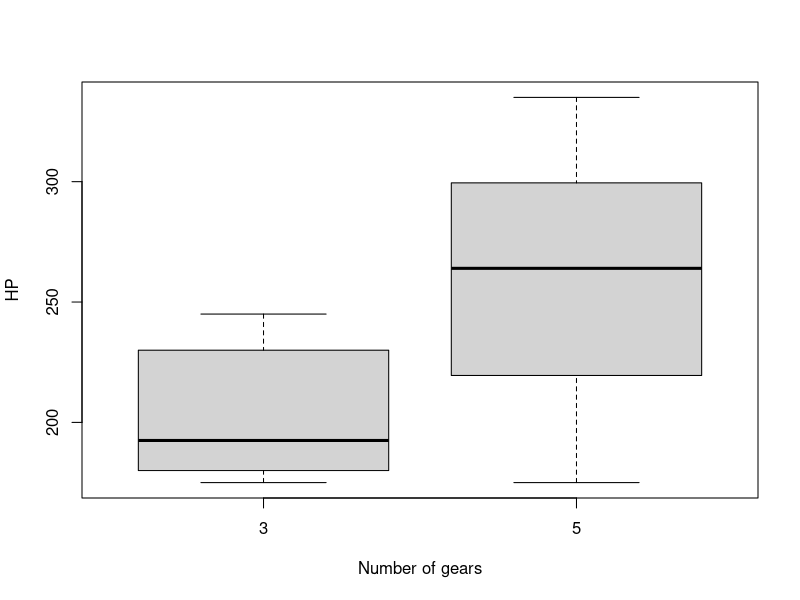

Write the R code that produced this figure.
# 01/22/2021
# Vitalii Zhukov
# COSC 6323

# First sample task is not mandatory
# Please feel free to ask your questions

# 1. Upload the mtcars dataset
data(mtcars)

# 2. Filter all 8 cylinders cars
subset(mtcars, cyl == 8)

# 3. Save as a CSV file 8cylCars.csv
write.csv(subset(mtcars, cyl == 8),"8cylCars.csv")

# 4. Filter all cars with horse powers >150 save result as a dataframe myMtcars
myMtcars <- subset(mtcars, hp > 150)

# 5. Based on the myMtcars data plot a boxplot, showing the Number of gears vs horse powers
boxplot(hp ~ gear, data = myMtcars, xlab = "Number of gears",
        ylab = "HP")